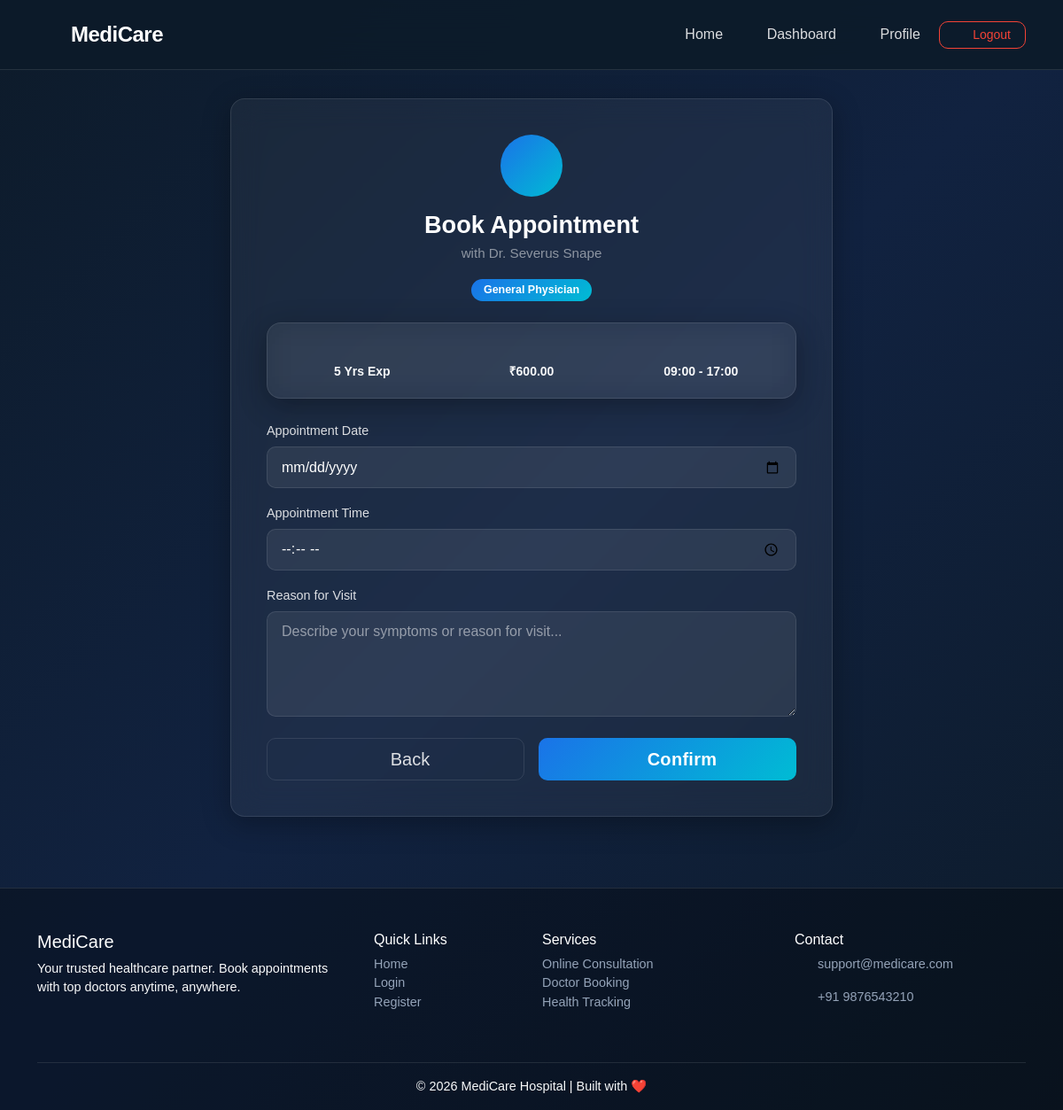
Page /book/2/ (signed in) on the committed database.
### appointments/models.py (models this page shows, shortened)
class Doctor(models.Model):
    user = models.OneToOneField(User, on_delete=models.CASCADE, related_name='doctor_profile')
    specialization = models.CharField(max_length=100, choices=SPECIALIZATION_CHOICES)
    experience_years = models.PositiveIntegerField(default=0)
    consultation_fee = models.DecimalField(max_digits=8, decimal_places=2, default=0.00)
    available_from = models.TimeField(default='09:00')
    available_to = models.TimeField(default='17:00')
    bio = models.TextField(blank=True, null=True)
    is_available = models.BooleanField(default=True)
    created_at = models.DateTimeField(auto_now_add=True)

### appointments/views.py (the view)
    def wrapper(request, *args, **kwargs):
        if request.user.profile.role != 'patient':
            messages.error(request, "Only patients can book appointments.")
            return redirect('home')  # or doctor_dashboard
        return view_func(request, *args, **kwargs)

### appointments/forms.py
class AppointmentForm(forms.ModelForm):
    class Meta:
        model = Appointment
        fields = ['appointment_date', 'appointment_time', 'reason']
        widgets = {
            'appointment_date': forms.DateInput(attrs={
                'type': 'date',
                'class': 'form-control'
            }),
            'appointment_time': forms.TimeInput(attrs={
                'type': 'time',
                'class': 'form-control'
            }),
            'reason': forms.Textarea(attrs={
                'rows': 4,
                'placeholder': 'Describe your symptoms or reason for visit...',
                'class': 'form-control'
            }),
        }

### appointments/views.py (called while the page is built, shortened)
def patient_required(view_func):
    def wrapper(request, *args, **kwargs):
        if request.user.profile.role != 'patient':
            messages.error(request, "Only patients can book appointments.")
            return redirect('home')  # or doctor_dashboard
        return view_func(request, *args, **kwargs)
    return wrapper

@login_required
@patient_required
def book_appointment(request, doctor_id):
    doctor = get_object_or_404(Doctor, id=doctor_id)
    form = AppointmentForm()
    return render(request, 'book_appointment.html', {
        'form': form,
        'doctor': doctor
    })

### templates/book_appointment.html (shortened to what this page needs)
{% extends 'base.html' %}
{% block content %}
<div class="auth-wrapper">
    <div class="auth-card auth-card-wide glass-card">
        <div class="auth-header text-center mb-4">
            <div class="auth-icon mb-3">
                <i class="fas fa-calendar-plus"></i>
            </div>
            <h3 class="auth-title">Book Appointment</h3>
            <p class="auth-subtitle">with Dr. {{ doctor.user.get_full_name }}</p>
            <span class="badge badge-spec">{{ doctor.specialization }}</span>
        </div>
        <div class="doctor-info-box glass-card mb-4">
            <div class="row text-center g-3">
                <div class="col-4 d-flex flex-column align-items-center justify-content-center">
                    <i class="fas fa-briefcase text-primary mb-1"></i>
                    <p class="mb-0 small fw-600 text-light">{{ doctor.experience_years }} Yrs Exp</p>
                </div>
                <div class="col-4 d-flex flex-column align-items-center justify-content-center">
                    <i class="fas fa-rupee-sign text-success mb-1"></i>
                    <p class="mb-0 small fw-600 text-light">₹{{ doctor.consultation_fee }}</p>
                </div>
                <div class="col-4 d-flex flex-column align-items-center justify-content-center">
                    <i class="fas fa-clock text-warning mb-1"></i>
                    <p class="mb-0 small fw-600 text-light">
                        {{ doctor.available_from|time:"H:i" }} - {{ doctor.available_to|time:"H:i" }}</p>
                </div>
            </div>
        </div>
        <form method="POST">
            <div class="mb-3">
                <label class="form-label fw-500">Appointment Date</label>
                {{ form.appointment_date }}
            </div>
            <div class="mb-3">
                <label class="form-label fw-500">Appointment Time</label>
                {{ form.appointment_time }}
            </div>
            <div class="mb-4">
                <label class="form-label fw-500">Reason for Visit</label>
                {{ form.reason }}
            </div>
            <div class="d-flex gap-3">
                <a href="{% url 'patient_dashboard' %}" class="btn btn-outline-secondary w-50 btn-lg">
                    <i class="fas fa-arrow-left me-2"></i>Back
                </a>
                <button type="submit" class="btn btn-primary-custom w-50 btn-lg">
                    <i class="fas fa-calendar-check me-2"></i>Confirm
                </button>
            </div>
        </form>
    </div>
</div>
{% endblock %}

### static/css/style.css (style rules this page uses)
:root { --primary: #1a73e8; --primary-dark: #1557b0; --primary-light: #e8f0fe; --secondary: #00bcd4; --success: #00c853; --danger: #f44336; --warning: #ff9800; --dark: #0d1b2a; --dark2: #112240; --card-bg: rgba(255, 255, 255, 0.05); --card-border: rgba(255, 255, 255, 0.1); --text-light: rgba(255, 255, 255, 0.85); --text-muted: rgba(255, 255, 255, 0.5); --glass-blur: blur(16px); --radius: 16px; --radius-sm: 10px; --shadow: 0 8px 32px rgba(0, 0, 0, 0.3); --transition: all 0.3s ease; }
* { margin: 0; padding: 0; box-sizing: border-box; }
body { font-family: 'Poppins', sans-serif; background: linear-gradient(135deg, #0d1b2a 0%, #112240 50%, #0d1b2a 100%); min-height: 100vh; color: var(--text-light); background-attachment: fixed; }
.fw-500 { font-weight: 500; }
.fw-600 { font-weight: 600; }
.glass-card { background: var(--card-bg); backdrop-filter: var(--glass-blur); -webkit-backdrop-filter: var(--glass-blur); border: 1px solid var(--card-border); border-radius: var(--radius); padding: 1.5rem; box-shadow: var(--shadow); transition: var(--transition); }
.btn-primary-custom { background: linear-gradient(135deg, var(--primary), var(--secondary)); border: none; color: white; font-weight: 600; border-radius: var(--radius-sm); transition: var(--transition); letter-spacing: 0.3px; }
.btn-outline-secondary { border-color: var(--card-border); color: var(--text-light); border-radius: var(--radius-sm); transition: var(--transition); }
.badge-spec { background: linear-gradient(135deg, var(--primary), var(--secondary)); color: white; font-size: 0.78rem; padding: 0.4rem 0.9rem; border-radius: 50px; font-weight: 500; display: inline-block; }
.auth-wrapper { min-height: calc(100vh - 80px); display: flex; align-items: center; justify-content: center; padding: 2rem 1rem; }
.auth-card { width: 100%; max-width: 440px; padding: 2.5rem; }
.auth-card-wide { max-width: 680px; }
.auth-icon { width: 70px; height: 70px; background: linear-gradient(135deg, var(--primary), var(--secondary)); border-radius: 50%; display: flex; align-items: center; justify-content: center; font-size: 1.8rem; color: white; margin: 0 auto; }
.auth-title { font-size: 1.7rem; font-weight: 700; color: white; margin-bottom: 0.3rem; }
.auth-subtitle { color: var(--text-muted); font-size: 0.95rem; }
.form-control, .form-select { background: rgba(255, 255, 255, 0.07) !important; border: 1px solid var(--card-border) !important; border-radius: var(--radius-sm) !important; color: white !important; padding: 0.65rem 1rem !important; font-family: 'Poppins', sans-serif !important; transition: var(--transition) !important; }
.form-control::placeholder { color: var(--text-muted) !important; }
.form-label { color: var(--text-light); font-size: 0.9rem; margin-bottom: 0.4rem; }
.badge { font-size: 0.78rem; padding: 0.4rem 0.9rem; border-radius: 50px; font-weight: 600; }
.doctor-info-box { padding: 1.2rem; margin-bottom: 1.5rem; }
.doctor-info-box i { font-size: 1.3rem; display: block; margin-bottom: 0.3rem; }

### rows in the picture
Doctor: user.get_full_name "Severus Snape", specialization "General Physician", experience_years "5", consultation_fee "600.00", available_from "09:00", available_to "17:00"
